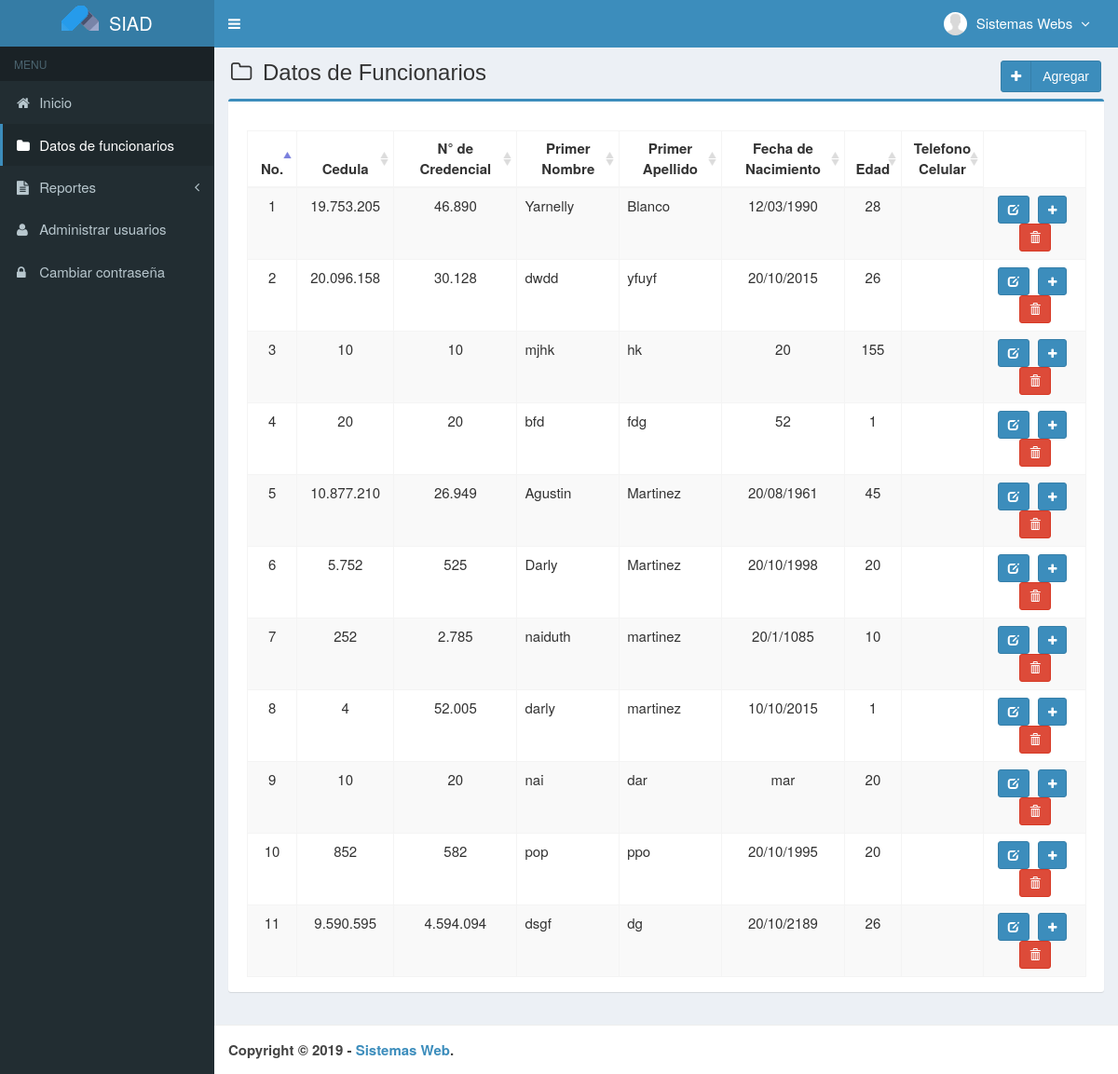
The page /main.php?module=medicines (signed in) on the database as committed earlier.
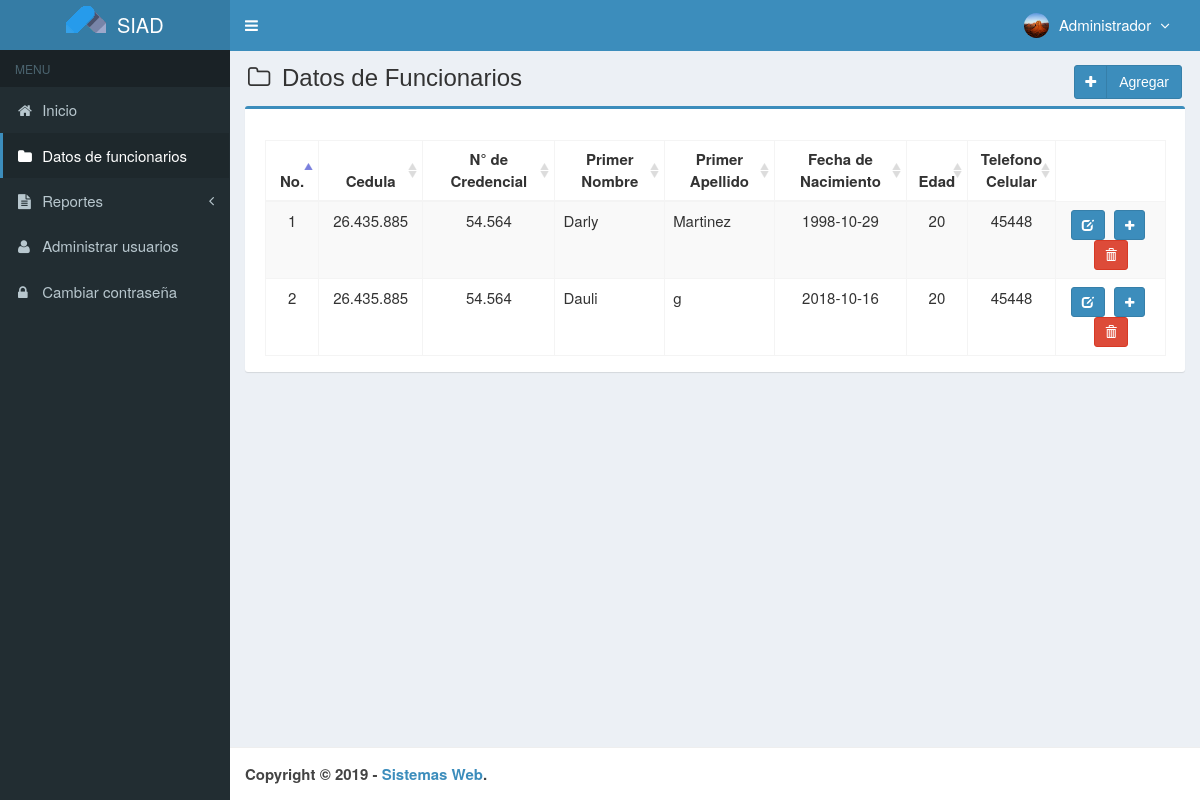
The same page on the database as committed later.
### tables this page shows
CREATE TABLE `usuarios` (
  `id_user` int(3) NOT NULL,
  `username` varchar(50) NOT NULL,
  `name_user` varchar(50) NOT NULL,
  `password` varchar(50) NOT NULL,
  `correo_i` varchar(50) DEFAULT NULL,
  `telefono` varchar(13) DEFAULT NULL,
  `foto` varchar(100) DEFAULT NULL,
  `permisos_acceso` enum('Super Admin','Gerente','Almacen') NOT NULL,
  `status` enum('activo','bloqueado') NOT NULL DEFAULT 'activo',
  `created_at` timestamp NOT NULL DEFAULT CURRENT_TIMESTAMP,
  `updated_at` timestamp NOT NULL DEFAULT CURRENT_TIMESTAMP ON UPDATE CURRENT_TIMESTAMP
);

CREATE TABLE `medicamentos` (
  `codigo` varchar(7) NOT NULL,
  `nombre` varchar(50) NOT NULL,
  `precio_compra` int(11) NOT NULL,
  `precio_venta` int(11) NOT NULL,
  `unidad` varchar(20) NOT NULL,
  `stock` int(11) NOT NULL,
  `created_user` int(3) NOT NULL,
  `created_date` timestamp NOT NULL DEFAULT CURRENT_TIMESTAMP,
  `updated_user` int(3) NOT NULL,
  `updated_date` timestamp NOT NULL DEFAULT CURRENT_TIMESTAMP ON UPDATE CURRENT_TIMESTAMP,
  `p_nombre` varchar(50) NOT NULL,
  `cedula` int(10) NOT NULL,
  `credencial` int(20) NOT NULL,
  `p_apellido` varchar(50) NOT NULL,
  `fec_nac` date NOT NULL,
  `edad` int(3) NOT NULL,
  `s_nombre` varchar(50) NOT NULL,
  `s_apellido` varchar(50) NOT NULL,
  `rif` int(15) NOT NULL,
  `genero` int(11) NOT NULL,
  `tel_cel` int(11) NOT NULL,
  `tel_hab` int(11) NOT NULL,
  `tel_emerg` int(11) NOT NULL,
  `municipio` varchar(50) NOT NULL,
  `calle` varchar(50) NOT NULL,
  `casa` varchar(50) NOT NULL,
  `parroquia` varchar(50) NOT NULL,
  `estado` varchar(50) NOT NULL,
  `ciudad` varchar(50) NOT NULL,
  `avenida` varchar(50) NOT NULL,
  `codigo_cp` int(20) NOT NULL,
  `serial_cp` int(20) NOT NULL,
  `estado_c` varchar(50) NOT NULL,
  `lugar_nac` varchar(50) NOT NULL,
  `correo_e` varchar(50) NOT NULL,
  `grado_inst` varchar(50) NOT NULL,
  `correo_i` varchar(50) NOT NULL,
  `tipo_s` varchar(50) NOT NULL,
  `medicamen` varchar(100) NOT NULL,
  `discapacidad` varchar(100) NOT NULL,
  `alergias` varchar(100) NOT NULL,
  `nota` varchar(200) NOT NULL,
  `notas` varchar(400) NOT NULL,
  `fec_ing` varchar(100) NOT NULL,
  `tiempo_s` varchar(50) NOT NULL,
  `ubic_fis` varchar(150) NOT NULL,
  `p_nombref` varchar(50) NOT NULL,
  `s_nombref` varchar(100) NOT NULL,
  `p_apellidof` varchar(100) NOT NULL,
  `s_apellidof` varchar(50) NOT NULL,
  `cedulaf` int(9) NOT NULL,
  `fec_nacf` varchar(100) NOT NULL,
  `edadf` varchar(3) NOT NULL,
  `generof` varchar(50) NOT NULL,
  `parentesco` varchar(50) NOT NULL,
  `estudiante` varchar(50) NOT NULL,
  `funcionario` varchar(50) NOT NULL,
  `inf_medf` varchar(200) NOT NULL,
  `tipo_v` varchar(200) NOT NULL,
  `placa` varchar(50) NOT NULL,
  `combustible` varchar(50) NOT NULL,
  `serial_carro` varchar(50) NOT NULL,
  `marca` varchar(50) NOT NULL,
  `modelo` varchar(50) NOT NULL,
  `color` varchar(50) NOT NULL,
  `alo` varchar(50) NOT NULL,
  `tipo_d` varchar(50) NOT NULL,
  `n_serial` varchar(50) NOT NULL,
  `marca_d` varchar(50) NOT NULL,
  `modelo_d` varchar(50) NOT NULL,
  `calibre` varchar(50) NOT NULL,
  `estatus` varchar(50) NOT NULL,
  `selec_div` varchar(50) NOT NULL,
  `cargo` varchar(50) NOT NULL,
  `rango` varchar(50) NOT NULL
);

### config/fungsi_rupiah.php (called while the page is built, shortened)
<?php
function format_rupiah($angka){
  $rupiah=number_format($angka,0,',','.');
  return $rupiah;
}
?>

### modules/medicines/view.php (the view, shortened to what this page needs)
<section class="content-header">
  <h1>
    <i class="fa fa-folder-o icon-title"></i> Datos de Funcionarios
      <a class="btn btn-primary btn-social pull-right" href="?module=form_medicines&form=add" title="agregar" data-toggle="tooltip">
    <i class="fa fa-plus"></i> Agregar
      </a>
  </h1>
</section>
<section class="content">
<div class="row">
<div class="col-md-12">
<div class="box box-primary">
<div class="box-body">
  <table id="dataTables1" class="table table-bordered table-striped table-hover">
    <thead>
      <tr>
        <th class="center">No.</th>
        <th class="center">Cedula</th>
        <th class="center">N° de Credencial</th>
        <th class="center">Primer Nombre</th>
        <th class="center">Primer Apellido</th>
        <th class="center">Fecha de Nacimiento</th>
        <th class="center">Edad</th>
        <th class="center">Telefono Celular</th>
      </tr>
    </thead>
          <tbody>
            <?php
            $no = 1;
            $query = mysqli_query($mysqli, "SELECT codigo,cedula,credencial,p_apellido,p_nombre,fec_nac,edad,tel_cel FROM medicamentos ORDER BY codigo DESC")
                                            or die('error: '.mysqli_error($mysqli));
            while ($data = mysqli_fetch_assoc($query)) {
              $cedula = format_rupiah($data['cedula']);
              $credencial = format_rupiah($data['credencial']);
              echo "<tr>
                      <td width='30' class='center'>$no</td>
                      <td width='70' align='center'>$cedula</td>
                      <td width='100' align='center'>$credencial</td>
                      <td width='80' align='left'>$data[p_nombre]</td>
                      <td width='80' align='left'>$data[p_apellido]</td>
                      <td width='100' align='center'>$data[fec_nac]</td>
                      <td width='20' align='center'>$data[edad]</td>
                      <td width='20' align='center'>$data[tel_cel]</td>
                      <td class='center' width='80'>
                      <div>
                      <a data-toggle='tooltip' data-placement='top' title='Modificar' style='margin-right:5px' class='btn btn-primary btn-sm' href='?module=form_medicines&form=edit&id=$data[codigo]'>
                          <i style='color:#fff' class='glyphicon glyphicon-edit'></i>
                      </a>
                      <a data-toggle='tooltip' data-placement='top' title='Ver Perfil' style='margin-right:5px' class='btn btn-primary btn-sm' href='?module=form_medicines_transaction&form=add'>
                          <i style='color:#fff' class='fa fa-plus'></i>
                      </a>";
            ?>
                          <a data-toggle="tooltip" data-placement="top" title="Eliminar" class="btn btn-danger btn-sm" href="modules/medicines/proses.php?act=delete&id=<?php echo $data['codigo'];?>" onclick="return confirm('estas seguro de eliminar <?php echo $data['p_nombre']; ?> ?');">
                              <i style="color:#fff" class="glyphicon glyphicon-trash"></i>
                          </a>
            <?php
              echo "    </div>
                      </td>
                    </tr>";
              $no++;
            }
            ?>
</tbody>
</table>
</div>
</div>
</div>
</div>
</section><!-- /.content

### top-menu.php (shortened to what this page needs)
<?php
require_once "config/database.php";
$query = mysqli_query($mysqli, "SELECT id_user, name_user, foto, permisos_acceso FROM usuarios WHERE id_user='$_SESSION[id_user]'")
                                or die('error: '.mysqli_error($mysqli));
$data = mysqli_fetch_assoc($query);
?>
<li class="dropdown user user-menu">
  <a href="#" class="dropdown-toggle" data-toggle="dropdown">
  <?php
  if ($data['foto']=="") { ?>
    <img src="images/user/user-default.png" class="user-image" alt="User Image"/>
  <?php
  }
  else { ?>
    <img src="images/user/<?php echo $data['foto']; ?>" class="user-image" alt="User Image"/>
  <?php
  }
  ?>
    <span class="hidden-xs"><?php echo $data['name_user']; ?> <i style="margin-left:5px" class="fa fa-angle-down"></i></span>
  </a>
</li>

Rows that differ between the two databases and show on the page:
removed medicamentos: cedula "19.753.205", credencial "46.890", p_nombre "Yarnelly", p_apellido "Blanco", fec_nac "12/03/1990", edad "28"
removed medicamentos: cedula "20.096.158", credencial "30.128", p_nombre "dwdd", p_apellido "yfuyf", fec_nac "20/10/2015", edad "26"
removed medicamentos: cedula "10", credencial "10", p_nombre "mjhk", p_apellido "hk", fec_nac "20", edad "155"
removed medicamentos: cedula "20", credencial "20", p_nombre "bfd", p_apellido "fdg", fec_nac "52", edad "1"
removed medicamentos: cedula "10.877.210", credencial "26.949", p_nombre "Agustin", p_apellido "Martinez", fec_nac "20/08/1961", edad "45"
removed medicamentos: cedula "5.752", credencial "525", p_nombre "Darly", p_apellido "Martinez", fec_nac "20/10/1998", edad "20"
removed medicamentos: cedula "252", credencial "2.785", p_nombre "naiduth", p_apellido "martinez", fec_nac "20/1/1085", edad "10"
removed medicamentos: cedula "4", credencial "52.005", p_nombre "darly", p_apellido "martinez", fec_nac "10/10/2015", edad "1"
removed medicamentos: cedula "10", credencial "20", p_nombre "nai", p_apellido "dar", fec_nac "mar", edad "20"
removed medicamentos: cedula "852", credencial "582", p_nombre "pop", p_apellido "ppo", fec_nac "20/10/1995", edad "20"
removed medicamentos: cedula "9.590.595", credencial "4.594.094", p_nombre "dsgf", p_apellido "dg", fec_nac "20/10/2189", edad "26"
changed usuarios: foto: picture added in place of a placeholder; name_user "Sistemas Webs" → "Administrador"
added medicamentos: cedula "26.435.885", credencial "54.564", p_nombre "Darly", p_apellido "Martinez", fec_nac "1998-10-29", edad "20", tel_cel "45448"
added medicamentos: cedula "26.435.885", credencial "54.564", p_nombre "Dauli", p_apellido "g", fec_nac "2018-10-16", edad "20", tel_cel "45448"
